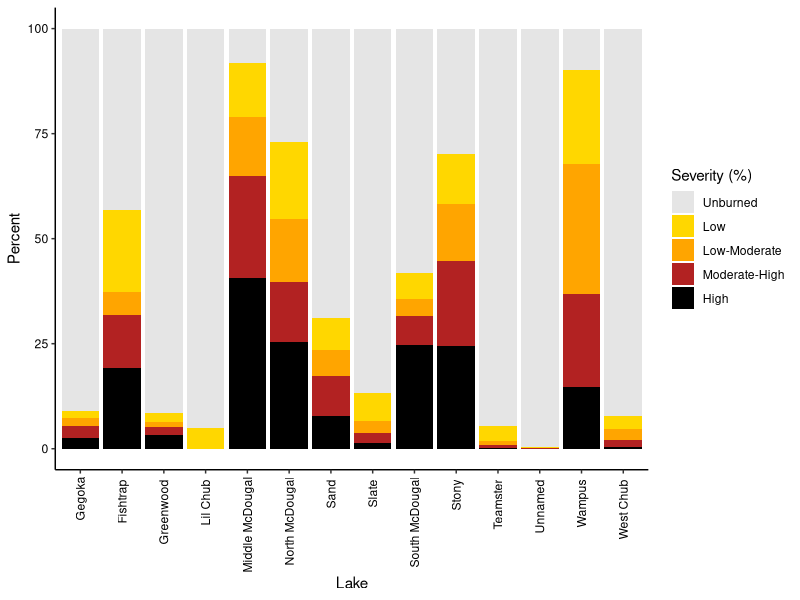

This chart was generated by the following R code:
################### Exploring lake times series data ##########################
# Date: 8-26-22
# updated:
# Author: Ian McCullough, immccull@gmail.com
###############################################################################

#### R libraries ####
library(ggplot2)
library(reshape2)
library(dplyr)

#### Input data ####
setwd("C:/Users/immcc/Documents/SplashNBurn")

may_june_july <- read.csv("Data/WaterQuality/may_june_july.csv")
ws_burn_severity <- read.csv("Data/BurnSeverity/vegetation_ws_area_new.csv")# still missing Fourth McDougal

#### Main program ####
# how correlated are % ws burn variables? Seem to be highly so
ws_burn_severity_pct <- ws_burn_severity[,c(1,3,5,7,9,11)]
cor(ws_burn_severity_pct, method='pearson', use='pairwise.complete.obs')
cor(ws_burn_severity_pct, method='spearman', use='pairwise.complete.obs')

# calculate unburned pct
ws_burn_severity_pct$unburned_pct <- 100-ws_burn_severity_pct$total_ws_burn_pct

## prepare for plot
# get names + lagoslakeids only
lakenamesids <- may_june_july[,c('Lagoslakeid','Site','Type')]
lakenamesids <- subset(lakenamesids, Type=='sample')
lakenamesids <- lakenamesids[!duplicated(lakenamesids), ]
lakenamesids <- lakenamesids[,c(1:2)]

ws_burn_severity_pct <- merge(ws_burn_severity_pct, lakenamesids, by.x='lagoslakeid', by.y='Lagoslakeid')
ws_burn_severity_pct_melted <- reshape2::melt(ws_burn_severity_pct[,c(2:5,7,8)], 
      id.var='Site', variable.name='Severity', value.name='Percent')

ws_burn_severity_pct_melted$Severity <- factor(ws_burn_severity_pct_melted$Severity, levels=c('unburned_pct','low_severity_pct',
                                                          'moderate_low_severity_pct','moderate_high_severity_pct','high_severity_pct'))

# get rid of word 'Lake' to make labels smaller
ws_burn_severity_pct_melted$Lake <- gsub(paste('Lake',collapse='|'),"",ws_burn_severity_pct_melted$Site)

jpeg('Figures/BurnSeverity_byLake.jpeg',width = 7,height = 5,units = 'in',res=600)
ggplot(ws_burn_severity_pct_melted, aes(fill=Severity, y=Percent, x=Lake)) + 
  geom_bar(position="stack", stat="identity")+
  theme_classic()+
  theme(axis.text.x=element_text(angle=90, vjust=0.5, hjust=1, color='black'),
        axis.text.y=element_text(color='black'))+
  scale_fill_manual(values=c('gray90','gold','orange','firebrick','black'), 
                    labels=c('Unburned','Low','Low-Moderate','Moderate-High','High'),
                    'Severity (%)')
dev.off()
